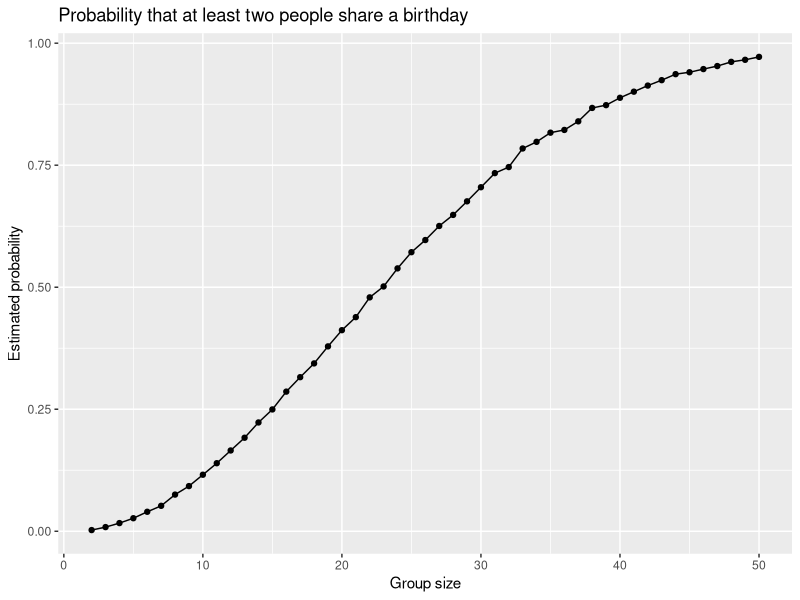

Write the R code that produced this figure.
## ---- chunk 1
sim_birthday = function(n) {
  birthday = sample(1:365, size = n, replace = TRUE)
  duplicate = length(unique(birthday)) < n
  return(duplicate)
}
## ---- chunk 2
library(tidyverse)

set.seed(1)

sim_results_df = 
  expand_grid(
    group_size = 2:50,
    iter = 1:10000
  ) |> 
  mutate(
    shared = map_lgl(group_size, sim_birthday)
  ) |> 
  group_by(group_size) |>
  summarize(
    prob_shared = mean(shared)
  )
## ---- chunk 3
sim_results_df |>
  ggplot(aes(x = group_size, y = prob_shared)) +
  geom_point() +
  geom_line() +
  labs(
    title = "Probability that at least two people share a birthday",
    x = "Group size",
    y = "Estimated probability"
  )
## ---- chunk 4
study_df =
  tibble(
    name = list.files("data/", pattern = "\\.csv$")
  )

study_df =
  study_df |>
  mutate(
    data = map(str_c("data/", name), read_csv)
  )|>
  unnest(data)

study_df
